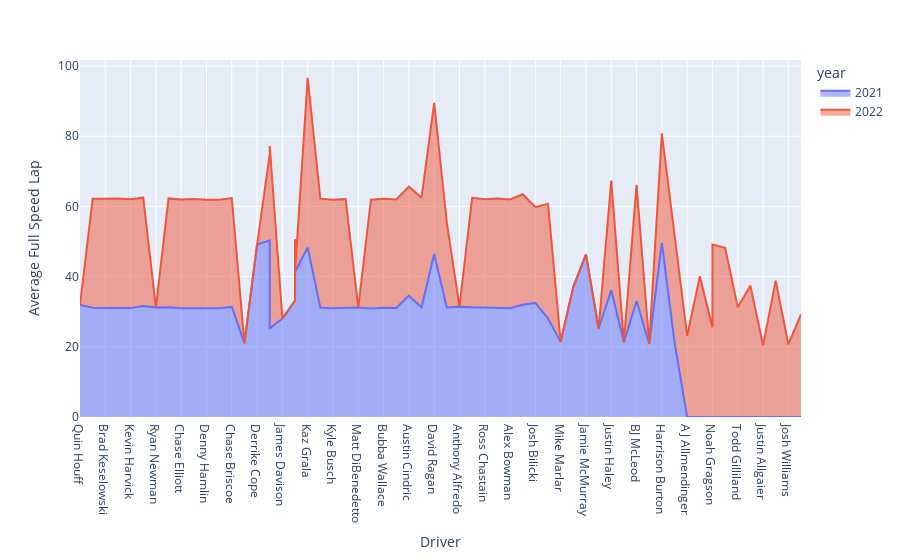

The notebook cell this image was saved under:
### Code cell
px.area(df_combined,x='Driver',y='Average Full Speed Lap',color='year')

### Figure 1 — Plotly figure (JSON) as saved in the notebook; plotly's stock layout.template omitted (floating-point values rounded to 4 significant figures)
{"data": [{"fillpattern": {"shape": ""}, "hovertemplate": "year=2021<br>Driver=%{x}<br>Average Full Speed Lap=%{y}<extra></extra>", "legendgroup": "2021", "line": {"color": "#636efa"}, "marker": {"symbol": "circle"}, "mode": "lines", "name": "2021", "orientation": "v", "showlegend": true, "stackgroup": "1", "type": "scatter", "x": ["Quin Houff", "Kurt Busch", "Brad Keselowski", "Austin Dillon", "Kevin Harvick", "Kyle Larson", "Ryan Newman", "Tyler Reddick", "Chase Elliott", "Aric Almirola", "Denny Hamlin", "Ryan Blaney", "Chase Briscoe", "Chris Windom", "Derrike Cope", "JJ Yeley", "James Davison", "Joey Gase", "Kaz Grala", "Chris Buescher", "Kyle Busch", "Christopher Bell", "Matt DiBenedetto", "Joey Logano", "Bubba Wallace", "William Byron", "Joey Gase", "Austin Cindric", "Michael McDowell", "David Ragan", "Ryan Preece", "Anthony Alfredo", "Cole Custer", "Ross Chastain", "Erik Jones", "Alex Bowman", "Cody Ware", "Josh Bilicki", "Garrett Smithley", "JJ Yeley", "Joey Gase", "Mike Marlar", "Timmy Hill", "Jamie McMurray", "Josh Berry", "Justin Haley", "Stewart Friesen", "BJ McLeod", "Shane Golobic", "Harrison Burton", "Ty Dillon"], "xaxis": "x", "y": [31.89, 31.13, 31.05, 31.1, 31.02, 31.6, 31.18, 31.3, 31.01, 31.01, 30.94, 31.01, 31.38, 21.06, 49.14, 50.33, 28.05, 33.19, 48.3, 31.16, 30.98, 30.99, 31.17, 30.95, 31.14, 31.04, 50.61, 34.58, 31.26, 46.47, 31.2, 31.42, 31.24, 31.14, 31.23, 31.01, 31.99, 32.5, 28.07, 25.23, 41.31, 21.41, 37.08, 46.33, 25.22, 36.13, 21.32, 33.03, 20.87, 49.6, 21.29], "yaxis": "y"}, {"fillpattern": {"shape": ""}, "hovertemplate": "year=2022<br>Driver=%{x}<br>Average Full Speed Lap=%{y}<extra></extra>", "legendgroup": "2022", "line": {"color": "#EF553B"}, "marker": {"symbol": "circle"}, "mode": "lines", "name": "2022", "orientation": "v", "showlegend": true, "stackgroup": "1", "type": "scatter", "x": ["Ross Chastain", "Austin Cindric", "Austin Dillon", "Kevin Harvick", "Kyle Larson", "Brad Keselowski", "Tyler Reddick", "Chase Elliott", "Aric Almirola", "Denny Hamlin", "Ryan Blaney", "Chase Briscoe", "David Ragan", "Garrett Smithley", "JJ Yeley", "Ryan Preece", "AJ Allmendinger", "Daniel Hemric", "Noah Gragson", "Chris Buescher", "Kyle Busch", "Christopher Bell", "Harrison Burton", "Joey Logano", "Bubba Wallace", "William Byron", "Jacques Villeneuve", "Justin Haley", "Michael McDowell", "Todd Gilliland", "Cole Custer", "Ty Dillon", "Erik Jones", "Greg Biffle", "Kurt Busch", "Alex Bowman", "Kaz Grala", "Cody Ware", "JJ Yeley", "Noah Gragson", "Josh Bilicki", "Justin Allgaier", "Landon Cassill", "BJ McLeod", "Josh Williams", "Daniel Suárez"], "xaxis": "x", "y": [30.93, 31.09, 31.19, 31.04, 30.88, 31.11, 30.99, 30.95, 31.09, 30.97, 30.91, 31.02, 43.07, 32.71, 24.54, 24.18, 23.09, 40.08, 25.58, 31.05, 30.89, 31.09, 31.22, 30.95, 31.05, 30.93, 48.2, 31.2, 31.2, 31.27, 31.2, 31.18, 31.02, 37.44, 31.08, 30.96, 48.34, 31.49, 51.97, 49.16, 27.28, 20.44, 38.87, 33.1, 20.67, 29.3], "yaxis": "y"}], "layout": {"legend": {"title": {"text": "year"}, "tracegroupgap": 0}, "margin": {"t": 60}, "xaxis": {"anchor": "y", "domain": [0, 1], "title": {"text": "Driver"}}, "yaxis": {"anchor": "x", "domain": [0, 1], "title": {"text": "Average Full Speed Lap"}}}}
